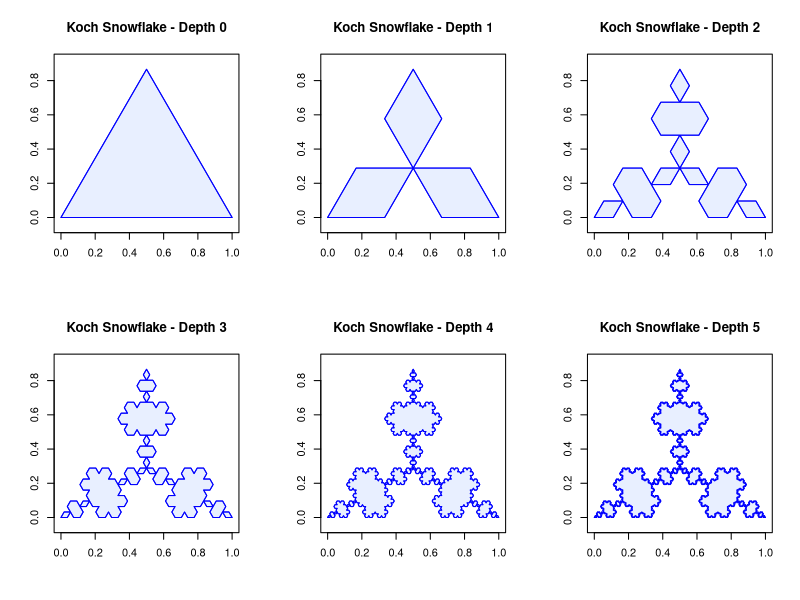

R code for this plot:
# @author: my@daisg.com
# @date: 2025-10-29
# @version: 0.1
# Copyright (c) 2025 daisg
# SPDX-License-Identifier: GPL-3
# @brief/ Description
# 科赫曲线 (Koch Curve) 递归法
# 递归生成科赫曲线点
koch_curve_recursive <- function(start, end, depth) {
  if (depth == 0) {
    return(matrix(c(start, end), nrow=2, byrow=TRUE))
  } else {
    # 将线段分为四段
    x1 <- start[1]; y1 <- start[2]
    x2 <- end[1]; y2 <- end[2]
    
    # 计算四个关键点
    dx <- (x2 - x1) / 3
    dy <- (y2 - y1) / 3
    
    p1 <- c(x1, y1)
    p2 <- c(x1 + dx, y1 + dy)
    p4 <- c(x1 + 2*dx, y1 + 2*dy)
    p5 <- c(x2, y2)
    
    # 计算等边三角形的顶点（科赫曲线的凸起部分）
    angle <- pi/3  # 60度
    p3_x <- p2[1] + dx * cos(angle) - dy * sin(angle)
    p3_y <- p2[2] + dx * sin(angle) + dy * cos(angle)
    p3 <- c(p3_x, p3_y)
    
    # 递归生成四个线段
    segment1 <- koch_curve_recursive(p1, p2, depth-1)
    segment2 <- koch_curve_recursive(p2, p3, depth-1)
    segment3 <- koch_curve_recursive(p3, p4, depth-1)
    segment4 <- koch_curve_recursive(p4, p5, depth-1)
    
    return(rbind(segment1, segment2[-1,], segment3[-1,], segment4[-1,]))
  }
}

# 绘制科赫雪花
draw_koch_snowflake <- function(depth = 4) {
  # 等边三角形的三个顶点
  size <- 1
  height <- size * sqrt(3) / 2
  
  p1 <- c(0, 0)
  p2 <- c(size, 0)
  p3 <- c(size/2, height)
  
  # 生成三条科赫曲线
  side1 <- koch_curve_recursive(p1, p2, depth)
  side2 <- koch_curve_recursive(p2, p3, depth)
  side3 <- koch_curve_recursive(p3, p1, depth)
  
  # 合并所有点
  snowflake <- rbind(side1, side2[-1,], side3[-1,])
  
  # 绘制
  plot(snowflake, type = "l", asp = 1, col = "blue", lwd = 1,
       xlab = "", ylab = "", main = paste("Koch Snowflake - Depth", depth))
  polygon(snowflake, col = rgb(0.7, 0.8, 1, 0.3), border = "blue")
}

# 绘制不同深度的科赫雪花
par(mfrow = c(2, 3))
for (depth in 0:5) {
  draw_koch_snowflake(depth)
}